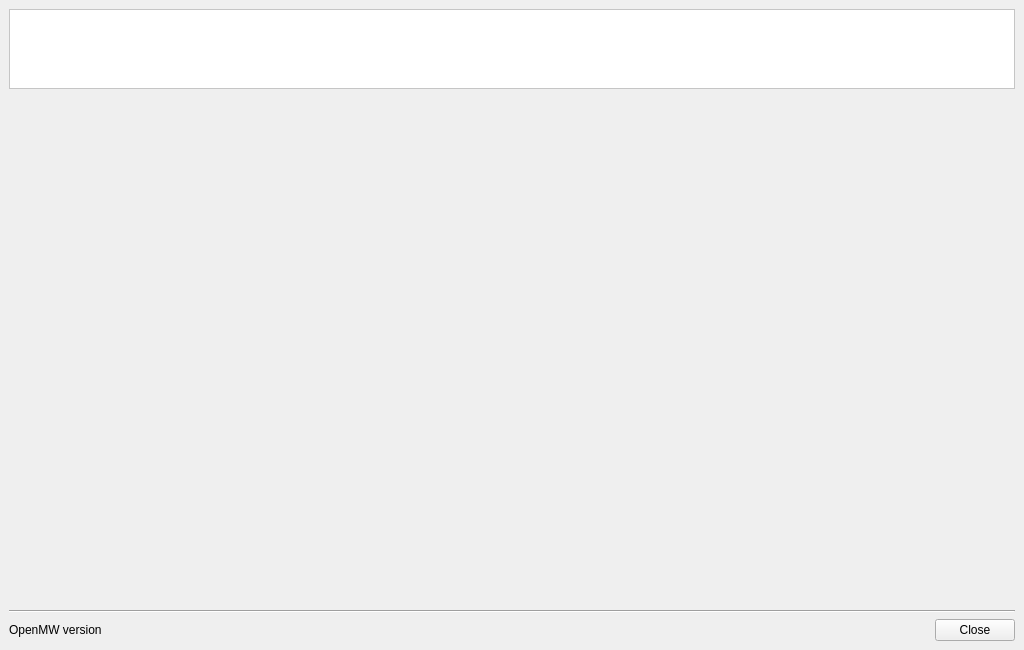
<?xml version="1.0" encoding="UTF-8"?>
<ui version="4.0">
 <class>MainWindow</class>
 <widget class="QMainWindow" name="MainWindow">
  <property name="geometry">
   <rect>
    <x>0</x>
    <y>0</y>
    <width>1024</width>
    <height>650</height>
   </rect>
  </property>
  <property name="minimumSize">
   <size>
    <width>1024</width>
    <height>650</height>
   </size>
  </property>
  <property name="maximumSize">
   <size>
    <width>1024</width>
    <height>650</height>
   </size>
  </property>
  <property name="windowTitle">
   <string>OpenMW Launcher</string>
  </property>
  <property name="windowIcon">
   <iconset resource="../launcher/launcher.qrc">
    <normaloff>:/images/openmw.png</normaloff>:/images/openmw.png</iconset>
  </property>
  <widget class="QWidget" name="centralwidget">
   <layout class="QVBoxLayout" name="verticalLayout_2">
    <item>
     <widget class="QListWidget" name="iconWidget">
      <property name="minimumSize">
       <size>
        <width>400</width>
        <height>80</height>
       </size>
      </property>
      <property name="maximumSize">
       <size>
        <width>16777215</width>
        <height>80</height>
       </size>
      </property>
      <property name="styleSheet">
       <string notr="true">#iconWidget {
    background-image: url(&quot;:/images/openmw-header.png&quot;);
    background-color: palette(base);
    background-repeat: no-repeat;
    background-attachment: scroll;
    background-position: right;
}
</string>
      </property>
     </widget>
    </item>
    <item>
     <widget class="QStackedWidget" name="pagesWidget"/>
    </item>
    <item>
     <widget class="Line" name="line">
      <property name="orientation">
       <enum>Qt::Horizontal</enum>
      </property>
     </widget>
    </item>
    <item>
     <layout class="QHBoxLayout" name="horizontalLayout">
      <item>
       <widget class="QLabel" name="versionLabel">
        <property name="text">
         <string>OpenMW version</string>
        </property>
       </widget>
      </item>
      <item>
       <spacer name="horizontalSpacer">
        <property name="orientation">
         <enum>Qt::Horizontal</enum>
        </property>
        <property name="sizeHint" stdset="0">
         <size>
          <width>40</width>
          <height>20</height>
         </size>
        </property>
       </spacer>
      </item>
      <item>
       <widget class="QDialogButtonBox" name="buttonBox">
        <property name="standardButtons">
         <set>QDialogButtonBox::Close</set>
        </property>
       </widget>
      </item>
     </layout>
    </item>
   </layout>
  </widget>
 </widget>
 <resources>
  <include location="../launcher/launcher.qrc"/>
 </resources>
 <connections/>
</ui>
